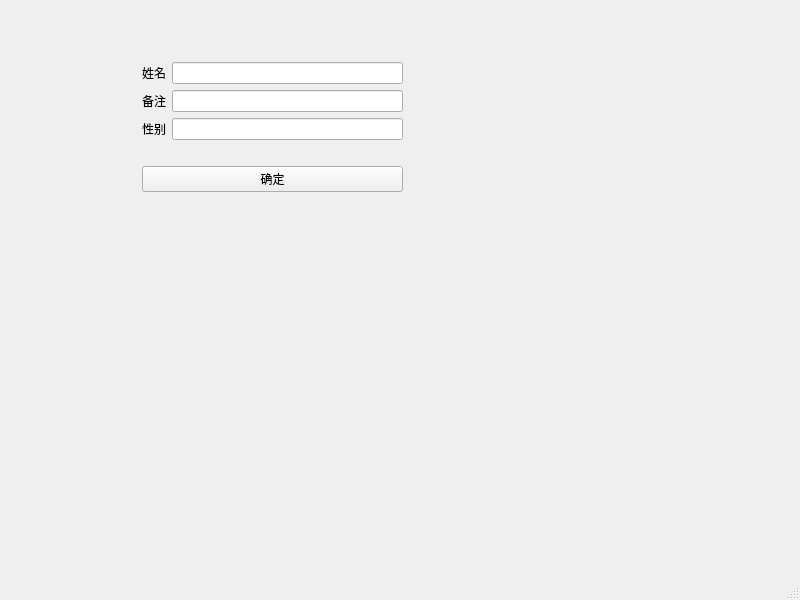
<?xml version="1.0" encoding="UTF-8"?>
<ui version="4.0">
 <class>MainWindow</class>
 <widget class="QMainWindow" name="MainWindow">
  <property name="geometry">
   <rect>
    <x>0</x>
    <y>0</y>
    <width>800</width>
    <height>600</height>
   </rect>
  </property>
  <property name="windowTitle">
   <string>MainWindow</string>
  </property>
  <widget class="QWidget" name="centralwidget">
   <widget class="QWidget" name="">
    <property name="geometry">
     <rect>
      <x>142</x>
      <y>42</y>
      <width>261</width>
      <height>171</height>
     </rect>
    </property>
    <layout class="QVBoxLayout" name="verticalLayout_2">
     <item>
      <layout class="QVBoxLayout" name="verticalLayout">
       <item>
        <layout class="QHBoxLayout" name="horizontalLayout_2">
         <item>
          <widget class="QLabel" name="label_2">
           <property name="text">
            <string>姓名</string>
           </property>
          </widget>
         </item>
         <item>
          <widget class="QLineEdit" name="lineEdit_2"/>
         </item>
        </layout>
       </item>
       <item>
        <layout class="QHBoxLayout" name="horizontalLayout">
         <item>
          <widget class="QLabel" name="label">
           <property name="text">
            <string>备注</string>
           </property>
          </widget>
         </item>
         <item>
          <widget class="QLineEdit" name="lineEdit"/>
         </item>
        </layout>
       </item>
       <item>
        <layout class="QHBoxLayout" name="horizontalLayout_3">
         <item>
          <widget class="QLabel" name="label_3">
           <property name="text">
            <string>性别</string>
           </property>
          </widget>
         </item>
         <item>
          <widget class="QLineEdit" name="lineEdit_3"/>
         </item>
        </layout>
       </item>
      </layout>
     </item>
     <item>
      <widget class="QPushButton" name="pushButton">
       <property name="text">
        <string>确定</string>
       </property>
      </widget>
     </item>
    </layout>
   </widget>
  </widget>
  <widget class="QMenuBar" name="menubar">
   <property name="geometry">
    <rect>
     <x>0</x>
     <y>0</y>
     <width>800</width>
     <height>23</height>
    </rect>
   </property>
  </widget>
  <widget class="QStatusBar" name="statusbar"/>
 </widget>
 <resources/>
 <connections/>
</ui>
